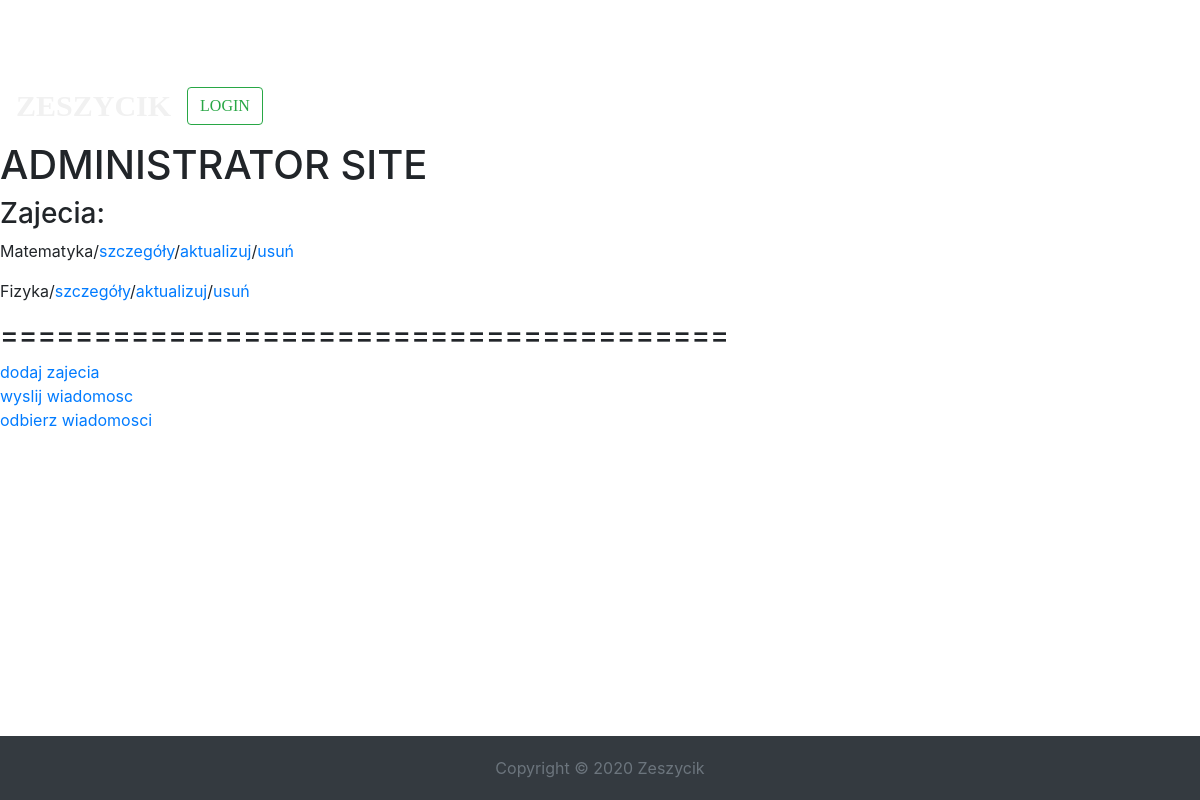
Before: /administrator with the older database file.
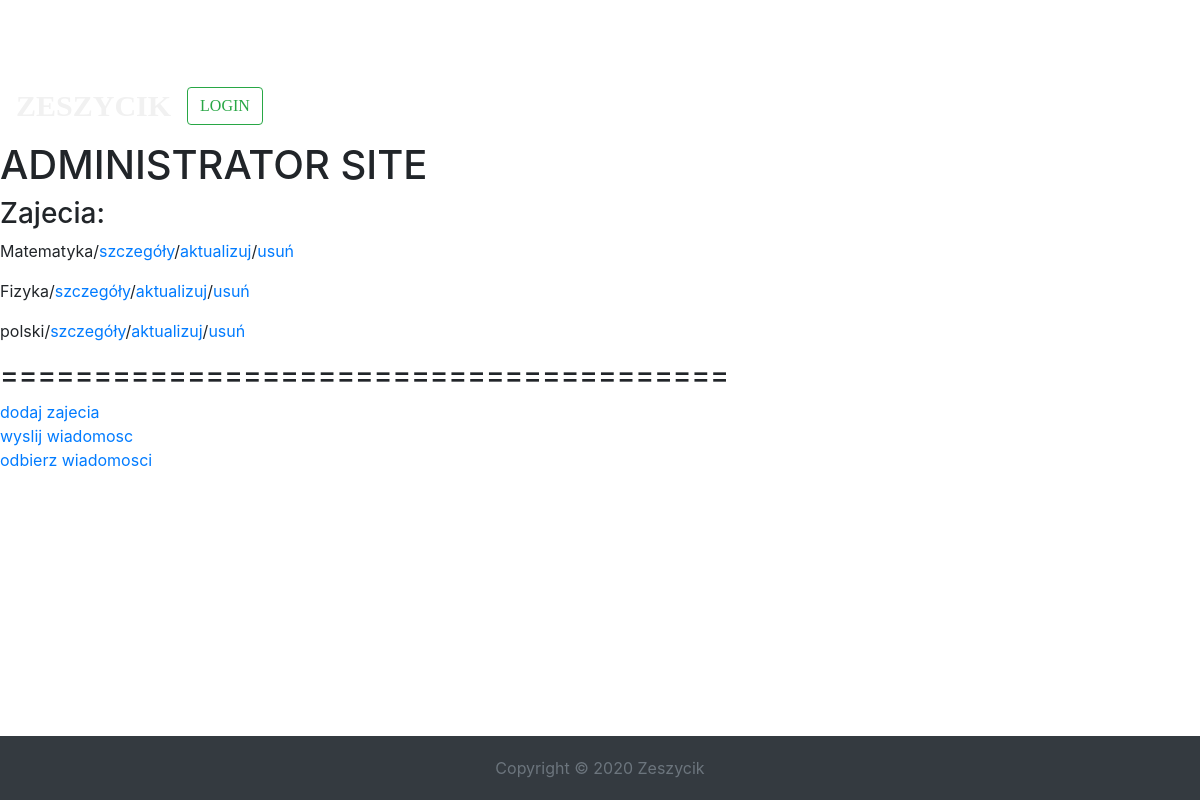
After: the same page with the newer database file.
### school/models.py (models this page shows)
class Lesson(models.Model):
    name = models.CharField(max_length=150, unique=True, blank=False)
    description = models.TextField()
    teacher = models.ForeignKey(SchoolUser, on_delete=models.SET_NULL, null=True, blank=True)
    date = models.DateTimeField(default=timezone.now)
    data = models.FileField(null=True, blank=True)
    def __str__(self):
        return self.name

### school/views.py (the view)
# urls.py: path('administrator', Administrator.as_view(), name='administrator'),
class Administrator(ListView):
    template_name = 'administrator.html'
    model = Lesson
    context_object_name = 'lessons'

### school/templates/administrator.html
{% extends 'index.html' %}
{% load static %}
{% block content %}
    <link rel="stylesheet" type="text/css" href="{% static 'css/index.css' %}">
    <h1>ADMINISTRATOR SITE</h1>
    <h3>Zajecia:</h3>
    {% for lesson in lessons %}
        <p>{{ lesson }}/<a href="{% url 'lesson_detail' lesson.pk %}">szczegóły</a>/<a href="{% url 'lesson_update' lesson.pk %}">aktualizuj</a>/<a href="{% url 'lesson_delete' lesson.pk %}">usuń</a></p>
    {% endfor %}
    <h3>=======================================</h3>
    <a href="{% url 'lesson_create' %}">dodaj zajecia</a><br>
    <a href="#">wyslij wiadomosc</a><br>
    <a href="#">odbierz wiadomosci</a>
{% endblock content %}

### school/templates/index.html (shortened to what this page needs)
{% extends 'base.html' %}
{% load static %}

### school/templates/base.html (shortened to what this page needs)
{% load static %}
<!DOCTYPE html>
<html lang="en">
<head>
    <link rel="stylesheet" href="{% static 'css/index.css' %}">
    <link rel="stylesheet" href="https://stackpath.bootstrapcdn.com/bootstrap/4.5.0/css/bootstrap.min.css">
</head>
<body>
<nav class="navbar navbar-expand-md navbar-default navbar-fixed-top bg-dark">
  <a class="navbar-brand" href="{% url 'index' %}">ZESZYCIK</a>
      <form class="form-inline my-2 my-sm-0">
        {% if user.is_authenticated %}
            <h6 class="btn btn-outline-success " >Zalogowano: {{ user.username }} <span class="sr-only">(current)</span></h6>
            <a class="btn btn-outline-success my-2 my-sm-0" href="{% url 'logout' %}">LOGOUT</a>
        {% else %}
            <a class="btn btn-outline-success my-2 my-sm-0" href="{% url 'login' %}">LOGIN</a>
        {% endif %}
      </form>
</nav>
    {% block content %}
    {% endblock %}
<footer class="fixed-bottom bg-dark">
  <div class="text-center">
    <span class="text-muted">Copyright &copy; 2020 Zeszycik</span>
  </div>
</footer>
</body>
</html>

### static/css/index.css (style rules this page uses)
body { margin-top: 70px; background-attachment: fixed; background-size: 100%; font-size: 16px; }
.navbar-default { background-color: #ffffff !important; border:0; font-family: "Poppins"; }
.navbar-brand { font-size: 30px; color: #f1f1f1 !important; font-weight: bold; }
footer { padding: 20px; }

Changed rows visible on the page:
added Lesson: name "polski"
